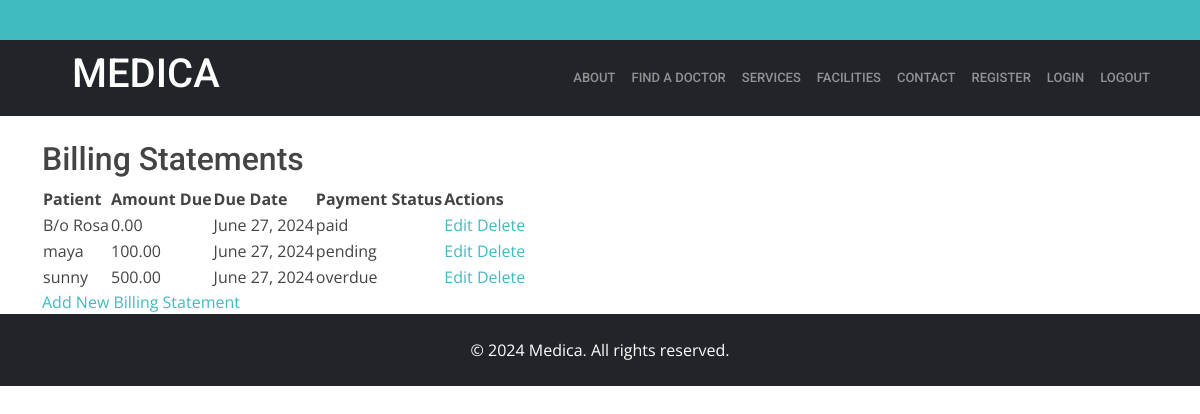
Screenshot of /head/list_billing_statement/ with the database file from the repository.
### head_app/models.py (models this page shows, shortened)
class BillingStatement(models.Model):
    PAYMENT_STATUS_CHOICES = [
        ('pending', 'Pending'),
        ('paid', 'Paid'),
        ('overdue', 'Overdue'),
        ('cancelled', 'Cancelled'),
    ]
    appointment = models.ForeignKey(Appointment, on_delete=models.CASCADE, related_name='billing_statements')
    amount_due = models.DecimalField(max_digits=10, decimal_places=2)
    due_date = models.DateField()
    payment_status = models.CharField(max_length=20, choices=PAYMENT_STATUS_CHOICES, default='pending')

class Appointment(models.Model):
    APPOINTMENT_STATUS_CHOICES = [
        ('scheduled', 'Scheduled'),
        ('rescheduled', 'Rescheduled'),
        ('cancelled', 'Cancelled'),
        ('completed', 'Completed'),
    ]
    doctor = models.ForeignKey('doctor_app.DoctorProfile', on_delete=models.CASCADE, related_name='admin_doctor_appointments')
    patient = models.ForeignKey('patient_app.Patient', on_delete=models.CASCADE, related_name='admin_patient_appointments')
    date_and_time = models.DateTimeField()
    status = models.CharField(max_length=20, choices=APPOINTMENT_STATUS_CHOICES)

### patient_app/models.py (models this page shows, shortened)
class Patient(models.Model):
    name=models.CharField(max_length=20)
    date_of_birth = models.DateField()
    address = models.TextField()
    phone_number = models.CharField(max_length=20)
    age=models.IntegerField()

### head_app/views.py (the view)
# urls.py: path('list_billing_statement/', views.list_billing_statements, name='list_billing_statement'),
def list_billing_statements(request):
    billing_statements = BillingStatement.objects.all()
    return render(request, 'head/list_billing_statement.html', {'billing_statements': billing_statements})

### templates/head/list_billing_statement.html
{% extends 'base.html' %}
{% block content %}
  <h2>Billing Statements</h2>
  <table>
    <thead>
      <tr>
        <th>Patient</th>
        <th>Amount Due</th>
        <th>Due Date</th>
        <th>Payment Status</th>
        <th>Actions</th>
      </tr>
    </thead>
    <tbody>
      {% for billing_statement in billing_statements %}
        <tr>
          <td>{{ billing_statement.appointment.patient.name }}</td>
          <td>{{ billing_statement.amount_due }}</td>
          <td>{{ billing_statement.due_date }}</td>
          <td>{{ billing_statement.payment_status }}</td>
          <td>
            <a href="{% url 'update_billing_statement' billing_statement.pk %}">Edit</a>
            <a href="{% url 'delete_billing_statement' billing_statement.pk %}">Delete</a>
          </td>
        </tr>
      {% endfor %}
    </tbody>
  </table>
  <a href="{% url 'add_billing_statement' %}">Add New Billing Statement</a>
{% endblock %}

### static/assets/css/style.css (style rules this page uses)
body { font-family: "Open Sans", sans-serif; color: #444444; }
a { color: #3fbbc0; text-decoration: none; }
h1, h2, h3, h4, h5, h6 { font-family: "Roboto", sans-serif; }

### rows the page displays
BillingStatement: appointment.patient.name "B/o Rosa", amount_due "0.00", due_date "June 27, 2024", payment_status "paid"
BillingStatement: appointment.patient.name "maya", amount_due "100.00", due_date "June 27, 2024", payment_status "pending"
BillingStatement: appointment.patient.name "sunny", amount_due "500.00", due_date "June 27, 2024", payment_status "overdue"
